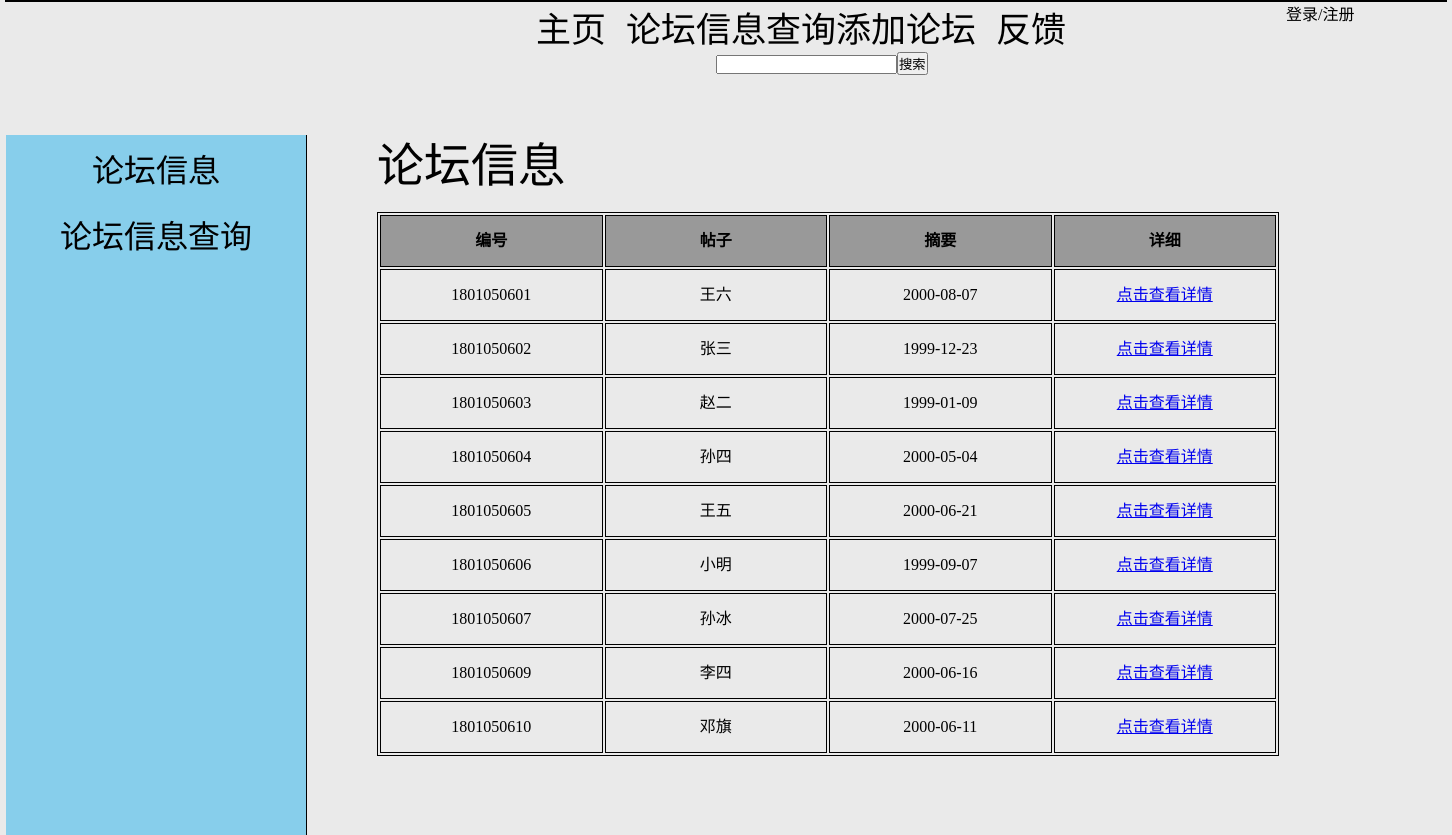
The page / on the database its author committed.
### tables this page shows
CREATE TABLE `data` (
  `id` int(11) NOT NULL,
  `name` varchar(50) NOT NULL,
  `xuehao` varchar(50) NOT NULL,
  `riqi` date NOT NULL,
  `nianling` int(11) NOT NULL,
  `xueke` varchar(50) NOT NULL,
  `xingzuo` varchar(50) NOT NULL,
  `xingbie` varchar(50) NOT NULL
);

### index.php (the view, shortened to what this page needs)
<!DOCTYPE html>
<html>
	<head>
		<link rel="stylesheet" type="text/css" href="css/index.css">
	</head>
	<body>
		<div id="all">
			<div id="head">
				<div class="head-top">
					<ul>
						<li><a href="index.php" style="font-size: 35px; margin: 20px;">主页</a></li>
						<li><a href="ss.php" style="font-size: 35px;">论坛信息查询</a></li>
                        <li><a href="add.php" style="font-size: 35px;">添加论坛</a></li>
						<li><a href="lly.php" style="font-size: 35px;margin: 20px;">反馈</a></li>
					</ul>
					<?php if(isset($_SESSION['admin'])) {?>
                        <a style="margin-left: 150px; line-height: 1em;" href="./desc.php?name=admin&q=index&h=php">注销登录</a>  --
                        欢迎你，<?php echo $_SESSION['admin']?>
					<?php } else {?>
					    <a href="gldl.php" style="margin-left: 200px; line-height: 1em;">登录</a>/<a href="glyzc.php">注册</a>
					<?php }?>
                    <form action='ss.php'>
                    <input type="text" name = "search" style="margin-left: 200px;"><input type="submit" value="搜索" style="cursor: pointer;" />
                    </form>
                </div>
			</div>
			<div id="middle">
				<div class="middle-left">
					<ul>
						<li><span style="font-size: 32px;" onclick="xx()">论坛信息</span></li>
						<li><span style="font-size: 32px;" onclick="xc()">论坛信息查询</span></li>
					</ul>
				</div>
				<div class="middle-right">
					<div class="right-01">
						<p><span style="font-size: 47px;line-height: 63px;">论坛信息</span></p>
                        <div id="list">
                            <div class="Dark">
                                <table>
                                    <tr>
                                        <th>编号</th><th>帖子</th><th>摘要</th><th>详细</th>
                                    </tr>
                                    <?php
                                    require "conn.php";
                                    $sql = "SELECT * FROM data";
                                    $result = mysqli_query($conn, $sql);
                                    while($row = mysqli_fetch_array($result)){
                                        echo "<tr>
                                          <td>".$row['xuehao']."</td>
                                          <td>".$row['name']."</td>
                                          <td>".$row['riqi']."</td>
                                          <td><a href='./user.php?id=".$row["id"]."'>点击查看详情</a></td>
                                        </tr>";
                                    }
                                    ?>
                                </table>
                            </div>
                        </div>
					</div>
				</div>
			</div>
		</div>
	</body>
</html>

### css/index.css (style rules this page uses)
* { margin: 0; padding: 0; }
html, body { background: #EAEAEA; }
#all { width: 1440px; margin: 0 auto; border: 1px solid black; }
#head { width: 1440px; float: left; }
.head-top { width: 900px; float: left; margin-left: 510px; }
.head-top ul li { list-style-type: none; float: left; }
.head-top a { text-decoration: none; color: black; }
#middle { float: left; width: 1440px; margin-top: 60px; }
.middle-left { width: 300PX; float: left; height: 700px; background-color: skyblue; border-right: 1px solid black; }
.middle-left ul li { list-style-type: none; text-align: center; padding: 10px 0; cursor: pointer; }
.middle-right { width: 900px; float: left; height: auto; margin-left: 70px; }
.right-01 { position: absolute; display: block; }
#list .Dark { width: 100%; height: 95%; margin-top: 1.5%; border: 1px solid; box-sizing: border-box; background: #EAEAEA; position: relative; }
.Dark table { width: 900px; }
.Dark table th, .Dark table td { width: 150px; height: 50px; text-align: center; line-height: 50px; border: 1px solid; }
.Dark table th { background: #999999; }

### rows shown on the page
data: xuehao "1801050601", name "王六", riqi "2000-08-07"
data: xuehao "1801050602", name "张三", riqi "1999-12-23"
data: xuehao "1801050603", name "赵二", riqi "1999-01-09"
data: xuehao "1801050604", name "孙四", riqi "2000-05-04"
data: xuehao "1801050605", name "王五", riqi "2000-06-21"
data: xuehao "1801050606", name "小明", riqi "1999-09-07"
data: xuehao "1801050607", name "孙冰", riqi "2000-07-25"
data: xuehao "1801050609", name "李四", riqi "2000-06-16"
data: xuehao "1801050610", name "邓旗", riqi "2000-06-11"
